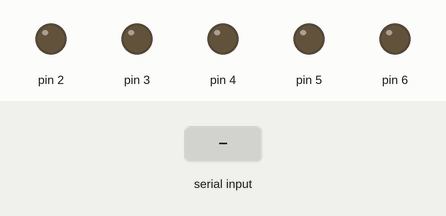
This sketch was run on a simulated Arduino Uno, built with avr-gcc and run on an emulated ATmega328P. Parts: output pins drawn as LEDs (lit = HIGH). Inputs (shaded band) come from the test bench.

Above: at 1.2 s.
1.3 s: "1" received over Serial
At 1.9 s:
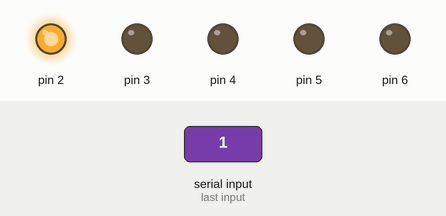
2.8 s: "2" received over Serial
At 4.0 s:
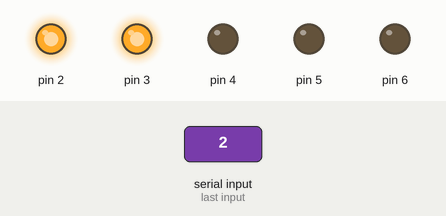
4.3 s: "3" received over Serial
At 5.4 s:
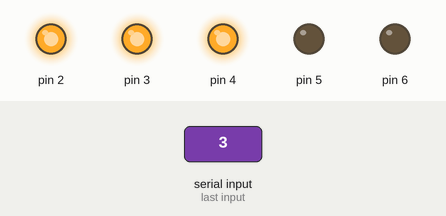
5.8 s: "4" received over Serial
At 6.5 s:
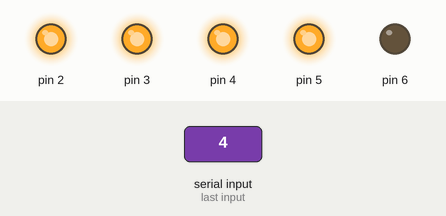
7.3 s: "5" received over Serial
At 7.7 s:
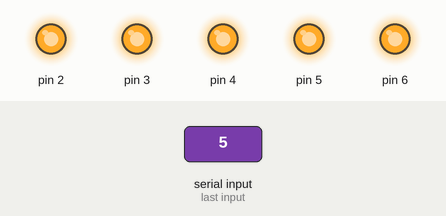
8.8 s: "0" received over Serial
At 10.0 s:
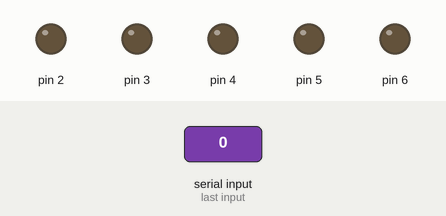
Timing chart, 0 to 11.3 s (numbered marks = the images above; inputs shaded):
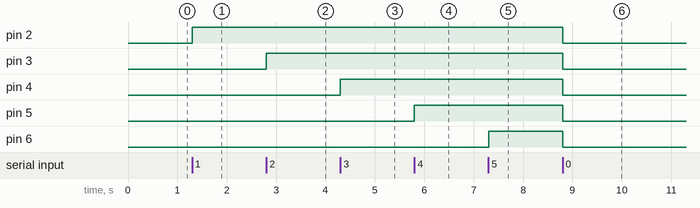

The sketch:

Degaussing_relay_board.ino
```cpp
const int R[] {2, 3, 4, 5, 6};

void setup() {
  Serial.begin(9600);

  for (int i=0; i<5; i++)
    pinMode(R[i], OUTPUT);

  disable_all();
}

void disable_all()
{
  for (int i=0; i<5; i++)
    digitalWrite(R[i], LOW);
}

void enable_all()
{
  for (int i=0; i<5; i++)
    digitalWrite(R[i], HIGH);
}

void enable_relay(char r)
{
  if (r == '1')
    digitalWrite(R[0], HIGH);
  else if (r == '2')
    digitalWrite(R[1], HIGH);
  else if (r == '3')
    digitalWrite(R[2], HIGH);
  else if (r == '4')
    digitalWrite(R[3], HIGH);
  else if (r == '5')
    digitalWrite(R[4], HIGH);
}

void loop() {
    while (Serial.available()) {
    // read user input
    char c = (char)Serial.read();

    // decide what to do with it
    switch (c) {
      case '0':
        disable_all();
        break;
      case '?':
        Serial.write("Degaussing relay board v1.3 ready.\n");
        break;
      default:
        enable_relay(c);
        break;
    }
  }
}
```

Measured:
- after the input at 1.3 s, pin 2: LOW → HIGH at once
- after the input at 2.8 s, pin 3: LOW → HIGH at once
- after the input at 4.3 s, pin 4: LOW → HIGH at once
- after the input at 5.8 s, pin 5: LOW → HIGH at once
- after the input at 7.3 s, pin 6: LOW → HIGH at once
- after the input at 8.8 s, pin 2–6: HIGH → LOW at once
